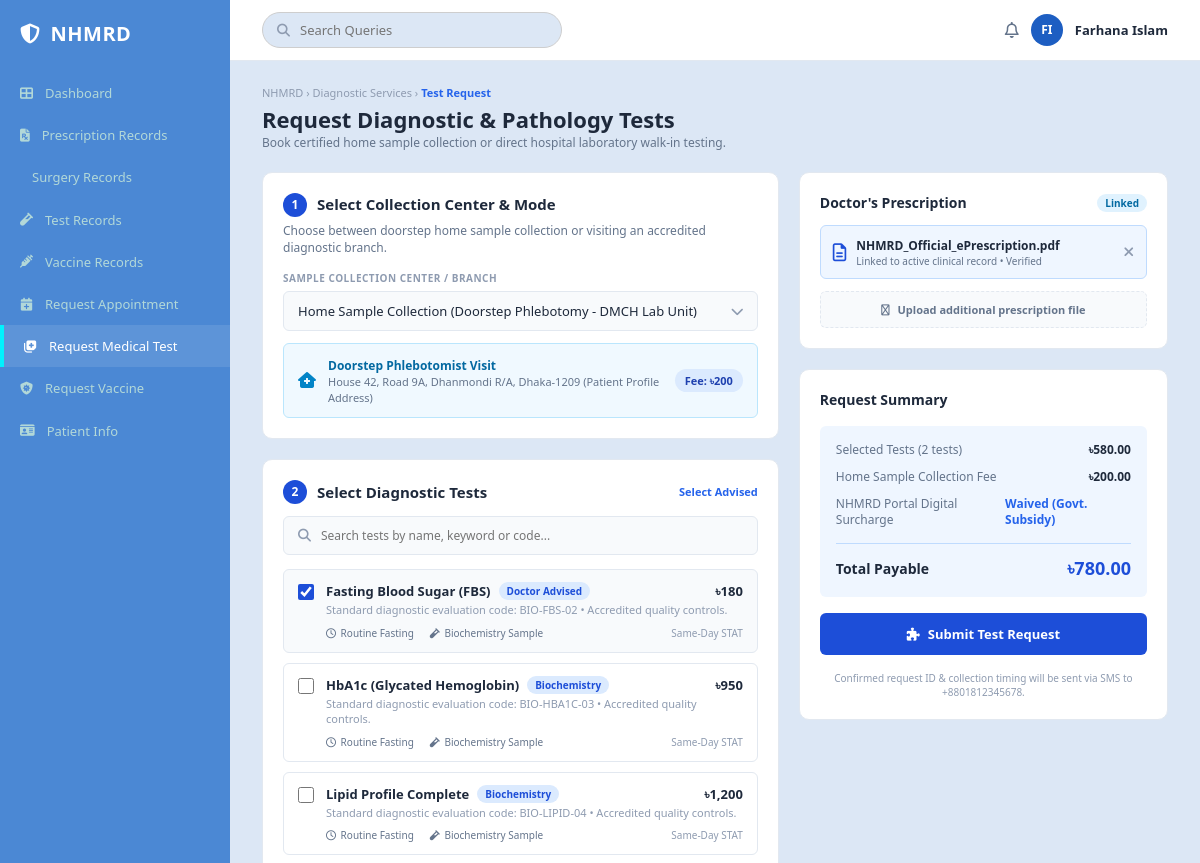
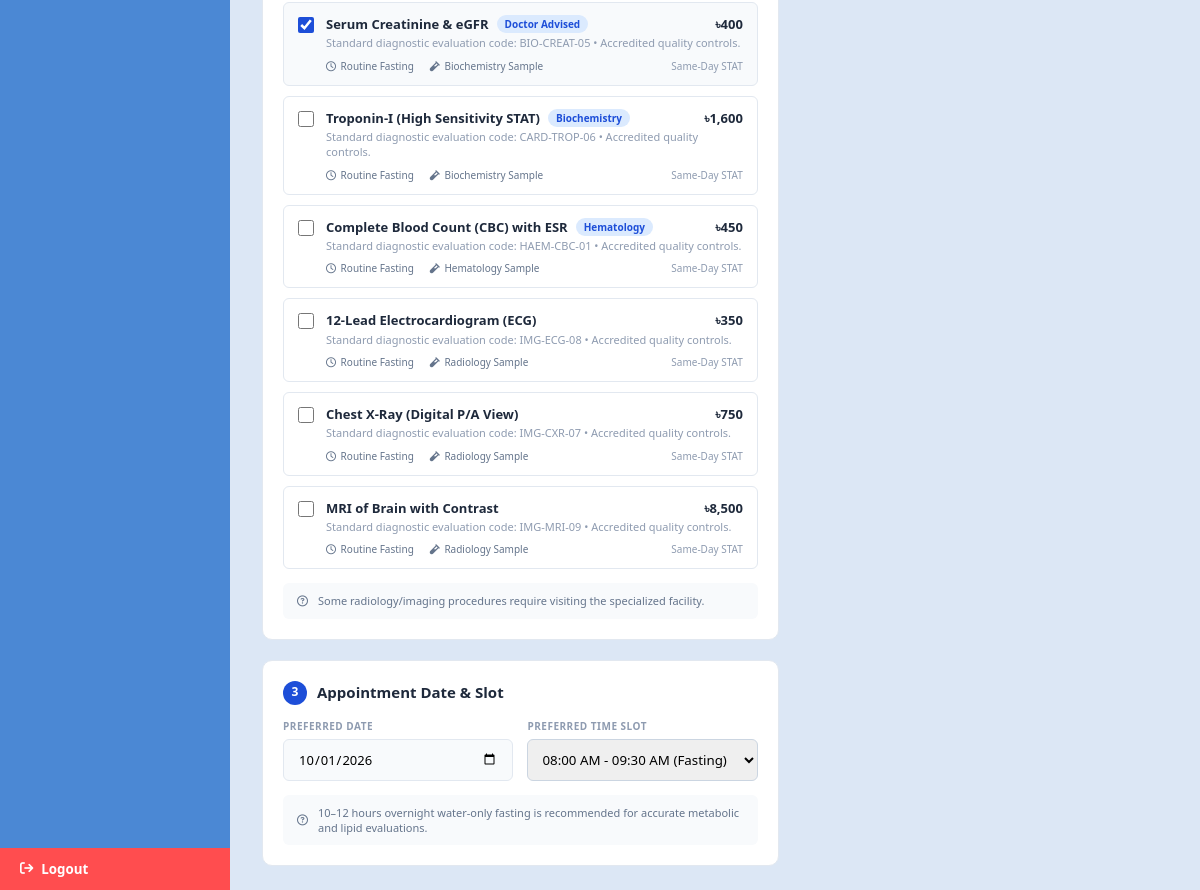
The page /php/Paitent-panel/medical-test-request.php on the database its author committed (2 pictures, top to bottom).
### tables this page shows
CREATE TABLE patients (
  patient_id                BIGINT AUTO_INCREMENT PRIMARY KEY,
  user_id                   BIGINT NULL UNIQUE,                
  full_name                 VARCHAR(150) NOT NULL,
  nid                       VARCHAR(30)  UNIQUE,               
  crvs_token                VARCHAR(50)  UNIQUE,               
  dob                       DATE NOT NULL,
  gender                    ENUM('male','female','intersex_other') NOT NULL,
  blood_group               ENUM('A+','A-','B+','B-','AB+','AB-','O+','O-') NULL,
  health_card_no            VARCHAR(50) UNIQUE,                
  birth_hospital_id         BIGINT NULL,
  registering_hospital_id   BIGINT NULL,                       
  phone                     VARCHAR(30),
  alt_phone                 VARCHAR(30),
  email                     VARCHAR(150),
  address                   VARCHAR(500),
  province                  VARCHAR(150),
  postal_code               VARCHAR(20),
  emergency_contact_name    VARCHAR(150),
  emergency_contact_relation VARCHAR(100),
  emergency_contact_phone   VARCHAR(30),
  height_cm                 DECIMAL(5,1),
  weight_kg                 DECIMAL(5,1),
  blood_pressure            VARCHAR(20),                       
  bmi                       DECIMAL(4,1),
  vitals_last_synced_at     DATETIME NULL,
  nid_verification_status   ENUM('unverified','biometric_verified','crvs_certified') DEFAULT 'unverified',
  smart_health_id_issued    TINYINT(1) DEFAULT 0,
  status                    ENUM('active','inactive','deceased') DEFAULT 'active',
  registered_by_executive_id BIGINT NULL,
  created_at                DATETIME NOT NULL DEFAULT CURRENT_TIMESTAMP,
  updated_at                DATETIME NOT NULL DEFAULT CURRENT_TIMESTAMP ON UPDATE CURRENT_TIMESTAMP,
  CONSTRAINT fk_patient_user FOREIGN KEY (user_id) REFERENCES users(user_id) ON DELETE SET NULL,
  CONSTRAINT fk_patient_birth_hosp FOREIGN KEY (birth_hospital_id) REFERENCES hospitals(hospital_id),
  CONSTRAINT fk_patient_reg_hosp FOREIGN KEY (registering_hospital_id) REFERENCES hospitals(hospital_id),
  CONSTRAINT fk_patient_executive FOREIGN KEY (registered_by_executive_id) REFERENCES medical_executives(executive_id),
  KEY idx_patient_blood (blood_group),
  KEY idx_patient_status (status)
);

CREATE TABLE lab_test_catalog (
  test_id       INT AUTO_INCREMENT PRIMARY KEY,
  test_name     VARCHAR(255) NOT NULL,
  category      ENUM('biochemistry','hematology','radiology','serology','other') DEFAULT 'other',
  price         DECIMAL(10,2) NOT NULL DEFAULT 0,
  test_code     VARCHAR(100)
);

### public_html/php/Paitent-panel/patient_bootstrap.php (called while the page is built, shortened)
<?php
$pdo = require_once __DIR__ . '/../../config/db.php';
$patientId = isset($_GET['patient_id']) ? (int)$_GET['patient_id'] : ($_SESSION['patient_id'] ?? null);
if (!$patientId && $pdo) {
    $stmtDef = $pdo->query("SELECT patient_id FROM patients WHERE status = 'active' ORDER BY patient_id ASC LIMIT 1");
    $patientId = $stmtDef->fetchColumn() ?: 1;
}
$stmtPat = $pdo->prepare("
    SELECT p.*, u.uid AS user_uid, h.legal_name AS registered_hospital_name
    FROM patients p
    LEFT JOIN users u ON p.user_id = u.user_id
    LEFT JOIN hospitals h ON p.registering_hospital_id = h.hospital_id
    WHERE p.patient_id = ?
    LIMIT 1
");
$stmtPat->execute([$patientId]);
$patient = $stmtPat->fetch();
$nameParts = explode(' ', trim($patient['full_name']));
$userInitials = strtoupper(
    substr($nameParts[0], 0, 1) .
    (count($nameParts) > 1 ? substr(end($nameParts), 0, 1) : '')
);

### public_html/php/Paitent-panel/medical-test-request.php (the view, shortened to what this page needs)
<?php
require_once __DIR__ . '/patient_bootstrap.php';
$catalogTests = $pdo->query("SELECT * FROM lab_test_catalog ORDER BY category, test_name ASC")->fetchAll();
$stmtAdvised = $pdo->prepare("
    SELECT DISTINCT plt.test_name
    FROM prescription_lab_tests plt
    JOIN prescriptions p ON plt.prescription_id = p.prescription_id
    WHERE p.patient_id = ?
");
$stmtAdvised->execute([$patientId]);
$advisedNames = $stmtAdvised->fetchAll(PDO::FETCH_COLUMN);
$advisedCatalogIds = [];
foreach ($catalogTests as $ct) {
    foreach ($advisedNames as $an) {
        if (stripos($ct['test_name'], trim($an)) !== false || stripos($an, trim($ct['test_name'])) !== false) {
            $advisedCatalogIds[] = $ct['test_id'];
        }
    }
}
?>
<!DOCTYPE html>
<html lang="en">
<head>
  <link rel="stylesheet" href="/public_html/assets/css/patient-panel/medical-test-req.css">
  <link rel="stylesheet" href="/public_html/assets/css/default-structure.css">
  <link rel="stylesheet" href="/public_html/assets/css/patient-panel/features/patient-header.css">
  <link rel="stylesheet" href="https://cdnjs.cloudflare.com/ajax/libs/font-awesome/6.4.0/css/all.min.css">
</head>
<body>
  <div class="app-container">
    <aside class="sidebar patient">
      <div class="logo">
        <i class="fa-solid fa-shield-halved"></i>
        <span>NHMRD</span>
      </div>
      <nav class="nav-menu">
        <a href="dashboard.php" class="nav-item">
          <i class="fa-solid fa-table-cells-large"></i>
          <span>Dashboard</span>
        </a>
        <a href="prescription-records.php" class="nav-item">
          <i class="fa-solid fa-file-prescription"></i>
          <span>Prescription Records</span>
        </a>
        <a href="surgary-record.php" class="nav-item">
          <span>Surgery Records</span>
        </a>
        <a href="lab-test.php" class="nav-item">
          <i class="fa-solid fa-vial"></i>
          <span>Test Records</span>
        </a>
        <a href="vaccine-panel.php" class="nav-item">
          <i class="fa-solid fa-syringe"></i>
          <span>Vaccine Records</span>
        </a>
        <a href="req-appointment.php" class="nav-item">
          <i class="fa-solid fa-calendar-plus"></i>
          <span>Request Appointment</span>
        </a>
        <a href="medical-test-request.php" class="nav-item active">
          <i class="fa-solid fa-notes-medical"></i>
          <span>Request Medical Test</span>
        </a>
        <a href="req-vaccine.php" class="nav-item">
          <i class="fa-solid fa-shield-virus"></i>
          <span>Request Vaccine</span>
        </a>
        <a href="paitent-info.php" class="nav-item">
          <i class="fa-solid fa-id-card"></i>
          <span>Patient Info</span>
        </a>
      </nav>
      <div class="sidebar-footer">
        <button class="logout-btn" onclick="location.href='/public_html/api/logout.php'">
          <i class="fa-solid fa-arrow-right-from-bracket"></i>
          <span>Logout</span>
        </button>
      </div>
    </aside>
    <div class="main-wrapper">
      <header class="patient-header">
        <div class="search-bar">
          <i class="fa-solid fa-magnifying-glass"></i>
          <input type="text" placeholder="Search Queries">
        </div>
        <div class="header-right">
          <button class="icon-btn" onclick="alert('No new notifications');"><i class="fa-regular fa-bell"></i></button>
          <div class="user-badge-avatar"><?= htmlspecialchars($userInitials) ?></div>
          <span class="user-name"><?= htmlspecialchars($patient['full_name']) ?></span>
        </div>
      </header>
      <main class="content-body">
        <div class="page-top-bar">
          <div class="left-head">
            <div class="breadcrumb">
              <span>NHMRD</span> &rsaquo; <span>Diagnostic Services</span> &rsaquo; <span class="active">Test Request</span>
            </div>
            <h1>Request Diagnostic & Pathology Tests</h1>
            <p class="subtitle">Book certified home sample collection or direct hospital laboratory walk-in testing.</p>
          </div>
        </div>
        <form id="medicalTestForm" method="POST" action="">
          <div class="request-grid">
            <div class="request-left-col">
              <div class="card step-card">
                <div class="step-card-header">
                  <div class="step-title">
                    <span class="step-number">1</span>
                    <h2>Select Collection Center & Mode</h2>
                  </div>
                </div>
                <p class="step-subtext">Choose between doorstep home sample collection or visiting an accredited diagnostic branch.</p>
                <div class="form-group">
                  <label for="hospital_id">SAMPLE COLLECTION CENTER / BRANCH</label>
                  <div class="select-wrapper">
                    <select name="hospital_id" id="hospital_id">
                      <option value="1">Home Sample Collection (Doorstep Phlebotomy - DMCH Lab Unit)</option>
                    </select>
                  </div>
                </div>
                <div class="info-banner-blue">
                  <div class="info-banner-left">
                    <i class="fa-solid fa-house-medical icon-blue"></i>
                    <div>
                      <strong>Doorstep Phlebotomist Visit</strong>
                      <p><?= htmlspecialchars($patient['address'] ?? 'Dhanmondi, Dhaka') ?> (Patient Profile Address)</p>
                    </div>
                  </div>
                  <div class="fee-tag">Fee: &#2547;200</div>
                </div>
              </div>
              <div class="card step-card">
                <div class="step-card-header">
                  <div class="step-title">
                    <span class="step-number">2</span>
                    <h2>Select Diagnostic Tests</h2>
                  </div>
                  <a href="#" class="link-btn" onclick="selectAdvisedTests(event)">Select Advised</a>
                </div>
                <div class="test-search-box">
                  <i class="fa-solid fa-magnifying-glass"></i>
                  <input type="text" placeholder="Search tests by name, keyword or code..." oninput="filterTests(event)">
                </div>
                <div class="test-list">
                  <?php if (empty($catalogTests)): ?>
                    <p style="padding: 15px; color: #64748b;">No diagnostic tests currently loaded in the catalog.</p>
                  <?php else: ?>
                    <?php foreach ($catalogTests as $idx => $t): ?>
                      <?php
                        $isAdvised = in_array($t['test_id'], $advisedCatalogIds);
                        $defaultChecked = ($idx === 0 || $isAdvised);
                      ?>
                      <div class="test-item <?= $defaultChecked ? 'selected' : '' ?>">
                        <div class="test-checkbox">
                          <input type="checkbox" name="test_ids[]" id="test_<?= $t['test_id'] ?>" value="<?= $t['test_id'] ?>" <?= $defaultChecked ? 'checked' : '' ?> onchange="updateSummaryTotal()">
                        </div>
                        <div class="test-details">
                          <div class="test-header-line">
                            <label for="test_<?= $t['test_id'] ?>" class="test-title-text"><?= htmlspecialchars($t['test_name']) ?></label>
                            <?php if ($isAdvised): ?>
                              <span class="pill-badge doctor-advised">Doctor Advised</span>
                            <?php elseif ($t['category'] === 'hematology' || $t['category'] === 'biochemistry'): ?>
                              <span class="pill-badge popular"><?= ucfirst($t['category']) ?></span>
                            <?php endif; ?>
                            <span class="test-price">&#2547;<?= number_format($t['price'], 0) ?></span>
                          </div>
                          <p class="test-subdesc">Standard diagnostic evaluation code: <?= htmlspecialchars($t['test_code'] ?? 'HAEM-01') ?> &bull; Accredited quality controls.</p>
                          <div class="test-meta">
                            <span><i class="fa-regular fa-clock"></i> Routine Fasting</span>
                            <span><i class="fa-solid fa-vial"></i> <?= htmlspecialchars(ucfirst($t['category'])) ?> Sample</span>
                            <span class="report-time">Same-Day STAT</span>
                          </div>
                        </div>
                      </div>
                    <?php endforeach; ?>
                  <?php endif; ?>
                </div>
                <div class="info-banner-gray">
                  <i class="fa-regular fa-circle-question"></i>
                  <span>Some radiology/imaging procedures require visiting the specialized facility.</span>
                </div>
              </div>
              <div class="card step-card">
                <div class="step-card-header">
                  <div class="step-title">
                    <span class="step-number">3</span>
                    <h2>Appointment Date & Slot</h2>
                  </div>
                </div>
                <div class="date-slot-inputs">
                  <div class="form-group flex-1">
                    <label>PREFERRED DATE</label>
                    <div class="input-with-icon">
                      <input type="date" name="preferred_date" value="<?= date('Y-m-d', strtotime('+1 day')) ?>" min="<?= date('Y-m-d') ?>">
                    </div>
                  </div>
                  <div class="form-group flex-1">
                    <label>PREFERRED TIME SLOT</label>
                    <div class="input-with-icon">
                      <select name="time_slot" style="padding: 10px; border: 1px solid #cbd5e1; border-radius: 6px; width: 100%;">
                        <option value="08:00 AM - 09:30 AM" selected>08:00 AM - 09:30 AM (Fasting)</option>
                      </select>
                    </div>
                  </div>
                </div>
                <div class="info-banner-gray fasting-note">
                  <i class="fa-regular fa-circle-question"></i>
                  <span>10–12 hours overnight water-only fasting is recommended for accurate metabolic and lipid evaluations.</span>
                </div>
              </div>
            </div>
            <div class="request-right-col">
              <div class="card prescription-card">
                <div class="presc-header">
                  <h2>Doctor's Prescription</h2>
                  <span class="linked-badge">Linked</span>
                </div>
                <div class="presc-file-box">
                  <i class="fa-regular fa-file-lines presc-icon"></i>
                  <div class="presc-info">
                    <strong>NHMRD_Official_ePrescription.pdf</strong>
                    <p>Linked to active clinical record &bull; Verified</p>
                  </div>
                  <button type="button" class="remove-btn" onclick="removePrescriptionFile(event)"><i class="fa-solid fa-xmark"></i></button>
                </div>
                <button type="button" class="btn-upload-more" onclick="uploadPrescriptionFile()">
                  <i class="fa-regular fa-file-arrow-up"></i> Upload additional prescription file
                </button>
              </div>
              <div class="card summary-card">
                <h2>Request Summary</h2>
                <div class="summary-box">
                  <div class="summary-row">
                    <span>Selected Tests</span>
                    <span class="val">&#2547;0.00</span>
                  </div>
                  <div class="summary-row">
                    <span>Home Sample Collection Fee</span>
                    <span class="val">&#2547;200.00</span>
                  </div>
                  <div class="summary-row subsidy">
                    <span>NHMRD Portal Digital Surcharge</span>
                    <span class="val">Waived (Govt. Subsidy)</span>
                  </div>
                  <div class="summary-total-row">
                    <span>Total Payable</span>
                    <span class="total-amount">&#2547;200.00</span>
                  </div>
                </div>
                <button type="submit" class="btn-submit-request" id="submitBtn">
                  <i class="fa-solid fa-puzzle-piece"></i> Submit Test Request
                </button>
                <p class="confirmation-note">
                  Confirmed request ID & collection timing will be sent via SMS to <?= htmlspecialchars($patient['phone'] ?? 'your phone') ?>.
                </p>
              </div>
            </div>
          </div>
        </form>
      </main>
    </div>
  </div>
</body>
</html>

### rows shown on the page
patients: full_name "FI", full_name "Farhana Islam", address "House 42, Road 9A, Dhanmondi R/A, Dhaka-1209", phone "+8801812345678"
lab_test_catalog: test_name "Fasting Blood Sugar (FBS)", shows "Doctor Advised", price "180", test_code "BIO-FBS-02", category "Biochemistry"
lab_test_catalog: test_name "HbA1c (Glycated Hemoglobin)", category "Biochemistry", price "950", test_code "BIO-HBA1C-03"
lab_test_catalog: test_name "Lipid Profile Complete", category "Biochemistry", price "1,200", test_code "BIO-LIPID-04"
lab_test_catalog: test_id "☑", test_name "Serum Creatinine & eGFR", shows "Doctor Advised", price "400", test_code "BIO-CREAT-05", category "Biochemistry"
lab_test_catalog: test_name "Troponin-I (High Sensitivity STAT)", category "Biochemistry", price "1,600", test_code "CARD-TROP-06"
lab_test_catalog: test_name "Complete Blood Count (CBC) with ESR", category "Hematology", price "450", test_code "HAEM-CBC-01"
lab_test_catalog: test_name "12-Lead Electrocardiogram (ECG)", price "350", test_code "IMG-ECG-08", category "Radiology"
lab_test_catalog: test_name "Chest X-Ray (Digital P/A View)", price "750", test_code "IMG-CXR-07", category "Radiology"
lab_test_catalog: test_name "MRI of Brain with Contrast", price "8,500", test_code "IMG-MRI-09", category "Radiology"
